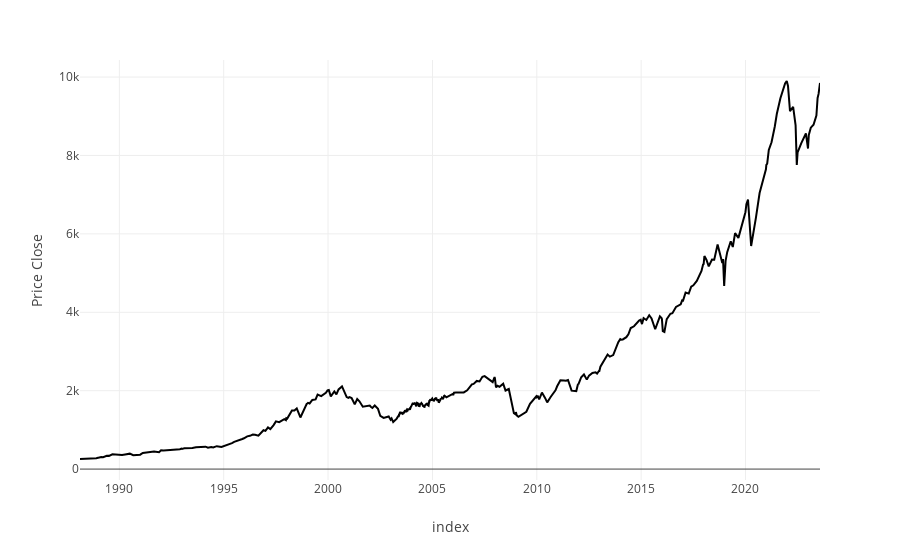

The notebook cell this image was saved under:
### Code cell
price = df_asset[df_asset['Instrument'] == option_asset ]
    
# Create a Plotly figure
fig = px.line(price, x=price .index, y=price["Price Close"])

fig.show()

### Figure 1 — Plotly figure (JSON) as saved in the notebook; plotly's stock layout.template omitted (floating-point values rounded to 4 significant figures; data arrays with more than 128 entries replaced by an {"elided": "..."} marker saying what was removed)
{"data": [{"hovertemplate": "index=%{x}<br>Price Close=%{y}<extra></extra>", "legendgroup": "", "line": {"color": "#000001", "dash": "solid"}, "marker": {"symbol": "circle"}, "mode": "lines", "name": "", "orientation": "v", "showlegend": false, "type": "scatter", "x": {"elided": "849 str values"}, "xaxis": "x", "y": {"elided": "849 float values"}, "yaxis": "y"}], "layout": {"autosize": true, "legend": {"tracegroupgap": 0}, "margin": {"t": 60}, "xaxis": {"anchor": "y", "autorange": true, "domain": [0, 1], "range": ["1988-02-12", "2023-07-28"], "title": {"text": "index"}, "type": "date"}, "yaxis": {"anchor": "x", "autorange": true, "domain": [0, 1], "range": [-278.3, 10440.0], "title": {"text": "Price Close"}, "type": "linear"}}}
